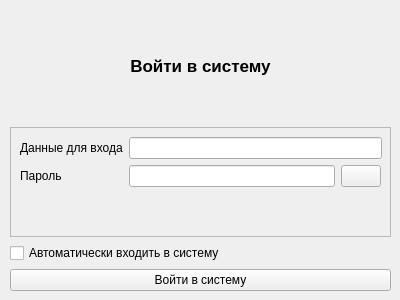
<?xml version="1.0" encoding="UTF-8"?>
<ui version="4.0">
 <class>LoginForm</class>
 <widget class="QWidget" name="LoginForm">
  <property name="geometry">
   <rect>
    <x>0</x>
    <y>0</y>
    <width>400</width>
    <height>300</height>
   </rect>
  </property>
  <property name="sizePolicy">
   <sizepolicy hsizetype="Fixed" vsizetype="Fixed">
    <horstretch>0</horstretch>
    <verstretch>0</verstretch>
   </sizepolicy>
  </property>
  <property name="minimumSize">
   <size>
    <width>400</width>
    <height>300</height>
   </size>
  </property>
  <property name="maximumSize">
   <size>
    <width>400</width>
    <height>300</height>
   </size>
  </property>
  <property name="windowTitle">
   <string>Login</string>
  </property>
  <widget class="QWidget" name="verticalLayoutWidget">
   <property name="geometry">
    <rect>
     <x>10</x>
     <y>10</y>
     <width>381</width>
     <height>281</height>
    </rect>
   </property>
   <layout class="QVBoxLayout" name="verticalLayout">
    <item>
     <widget class="QLabel" name="title">
      <property name="sizePolicy">
       <sizepolicy hsizetype="Preferred" vsizetype="Minimum">
        <horstretch>0</horstretch>
        <verstretch>0</verstretch>
       </sizepolicy>
      </property>
      <property name="font">
       <font>
        <family>Cantarell</family>
        <pointsize>13</pointsize>
        <bold>true</bold>
       </font>
      </property>
      <property name="text">
       <string>Войти в систему</string>
      </property>
      <property name="alignment">
       <set>Qt::AlignCenter</set>
      </property>
     </widget>
    </item>
    <item>
     <widget class="QFrame" name="frame">
      <property name="sizePolicy">
       <sizepolicy hsizetype="Preferred" vsizetype="Minimum">
        <horstretch>0</horstretch>
        <verstretch>0</verstretch>
       </sizepolicy>
      </property>
      <property name="frameShape">
       <enum>QFrame::StyledPanel</enum>
      </property>
      <property name="frameShadow">
       <enum>QFrame::Sunken</enum>
      </property>
      <widget class="QWidget" name="formLayoutWidget">
       <property name="geometry">
        <rect>
         <x>10</x>
         <y>10</y>
         <width>362</width>
         <height>91</height>
        </rect>
       </property>
       <layout class="QFormLayout" name="formLayout">
        <item row="0" column="0">
         <widget class="QLabel" name="label">
          <property name="text">
           <string>Данные для входа</string>
          </property>
         </widget>
        </item>
        <item row="0" column="1">
         <widget class="QLineEdit" name="account_cred"/>
        </item>
        <item row="1" column="0">
         <widget class="QLabel" name="label_2">
          <property name="text">
           <string>Пароль</string>
          </property>
         </widget>
        </item>
        <item row="1" column="1">
         <layout class="QFormLayout" name="formLayout_2">
          <item row="0" column="0">
           <widget class="QLineEdit" name="password">
            <property name="sizePolicy">
             <sizepolicy hsizetype="Fixed" vsizetype="Fixed">
              <horstretch>0</horstretch>
              <verstretch>0</verstretch>
             </sizepolicy>
            </property>
            <property name="minimumSize">
             <size>
              <width>206</width>
              <height>0</height>
             </size>
            </property>
            <property name="echoMode">
             <enum>QLineEdit::Password</enum>
            </property>
           </widget>
          </item>
          <item row="0" column="1">
           <widget class="QPushButton" name="show_password">
            <property name="sizePolicy">
             <sizepolicy hsizetype="Fixed" vsizetype="Fixed">
              <horstretch>0</horstretch>
              <verstretch>0</verstretch>
             </sizepolicy>
            </property>
            <property name="text">
             <string/>
            </property>
            <property name="icon">
             <iconset theme="dialog-password"/>
            </property>
           </widget>
          </item>
         </layout>
        </item>
       </layout>
      </widget>
     </widget>
    </item>
    <item>
     <widget class="QCheckBox" name="auto_login">
      <property name="text">
       <string>Автоматически входить в систему</string>
      </property>
     </widget>
    </item>
    <item>
     <widget class="QPushButton" name="login">
      <property name="text">
       <string>Войти в систему</string>
      </property>
     </widget>
    </item>
   </layout>
  </widget>
 </widget>
 <resources/>
 <connections/>
</ui>
